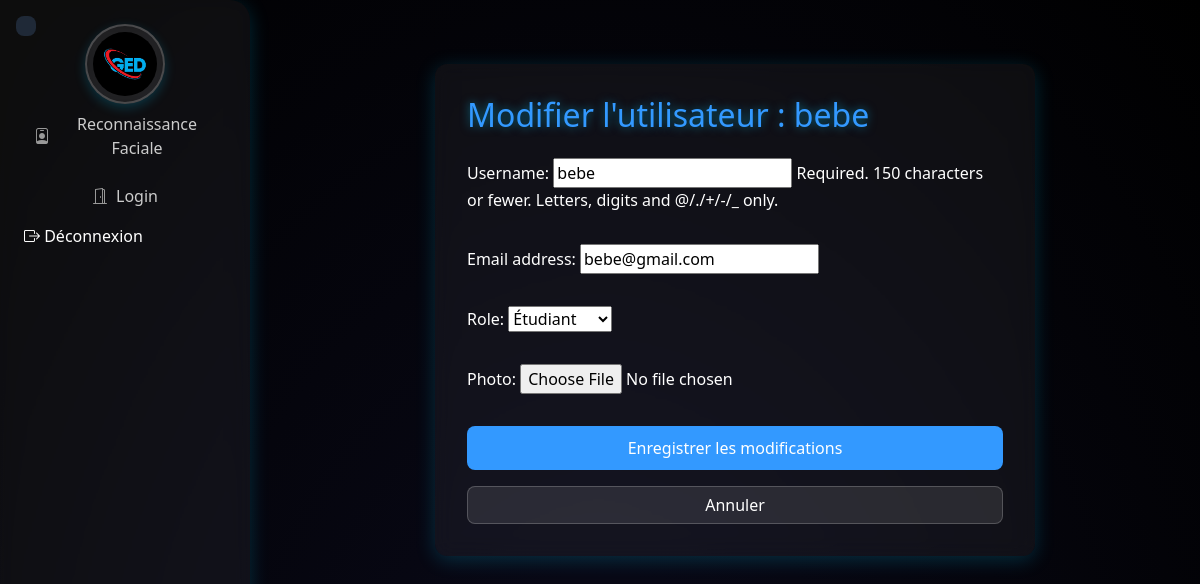
The app's page /ged/admin/edit_user/5/ (signed in), older data.
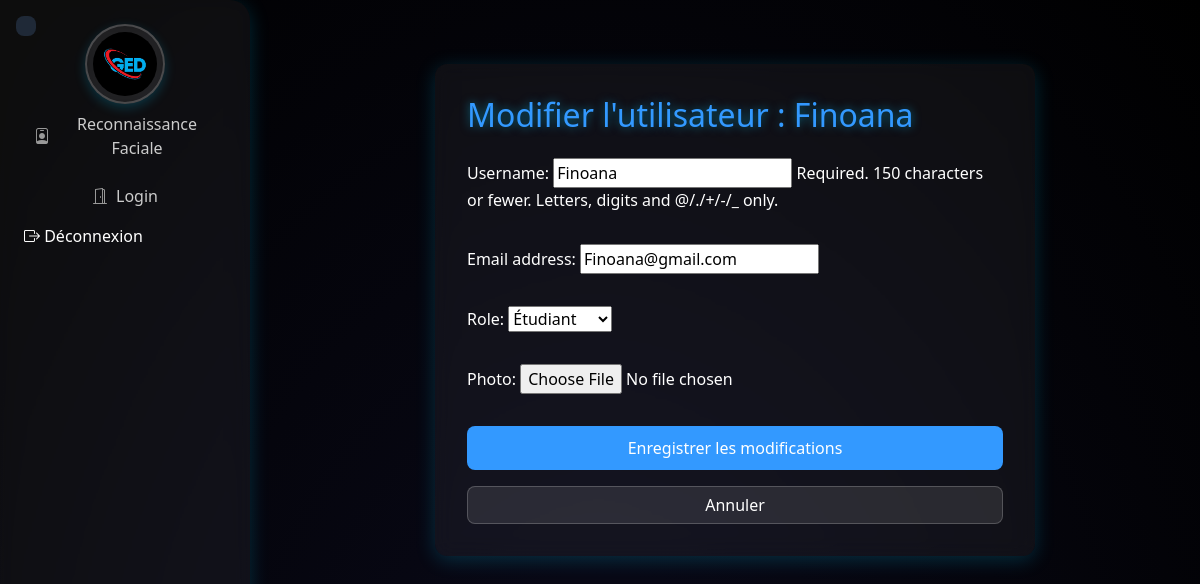
The same page, newer data.
### app/models.py (models this page shows, shortened)
class CustomUser(AbstractUser):
    ROLE_CHOICES = [
        ('admin', 'Administrateur'),
        ('prof', 'Professeur'),
        ('secretariat', 'Secrétariat'),
        ('etudiant', 'Étudiant'),
    ]
    role = models.CharField(max_length=20, choices=[('etudiant', 'Étudiant'), ('prof', 'Professeur')], default='etudiant')
    photo = models.ImageField(upload_to="photos_users/",blank=True, null=True)

### app/views.py (the view)
# urls.py: path('admin/edit_user/<int:user_id>/', views.edit_user, name='edit_user'),
@login_required
def edit_user(request, user_id):
    if request.user.role != 'admin':
        return HttpResponseForbidden("Accès interdit.")
    CustomUser = get_user_model()
    user = get_object_or_404(CustomUser, id=user_id)
    if request.method == 'POST':
        form = UserUpdateForm(request.POST, instance=user)
        if form.is_valid():
            form.save()
            return redirect('admin_dashboard')
    else:
        form = UserUpdateForm(instance=user)
    return render(request, 'app/edit_user.html', {
        'form': form,
        'user_to_edit': user
    })

### app/forms.py
class UserUpdateForm(forms.ModelForm):
    class Meta:
        model = CustomUser
        fields = ['username', 'email', 'role','photo']

### app/templates/app/edit_user.html (shortened to what this page needs)
{% extends 'app/base.html' %}
{% load static %}
{% block extra_css %}
<link rel="stylesheet" href="https://cdn.jsdelivr.net/npm/bootstrap-icons@1.10.5/font/bootstrap-icons.css">
<link href="https://cdn.jsdelivr.net/npm/bootstrap@5.3.0/dist/css/bootstrap.min.css" rel="stylesheet">
<link rel="stylesheet" href="{% static 'edit.css' %}">
{% endblock %}
{% block main_content %}
<div class="edit-container">
    <h2>Modifier l'utilisateur : {{ user_to_edit.username }}</h2>
    <form method="POST">
        {{ form.as_p }}
        <button type="submit" class="btn btn-primary">Enregistrer les modifications</button>
        <a href="{% url 'admin_dashboard' %}" class="btn btn-secondary">Annuler</a>
    </form>
</div>
{% endblock %}

Row changes from the older to the newer data that the page shows:
changed CustomUser "Étudiant": username "bebe" → "Finoana"; email "bebe@gmail.com" → "Finoana@gmail.com"
